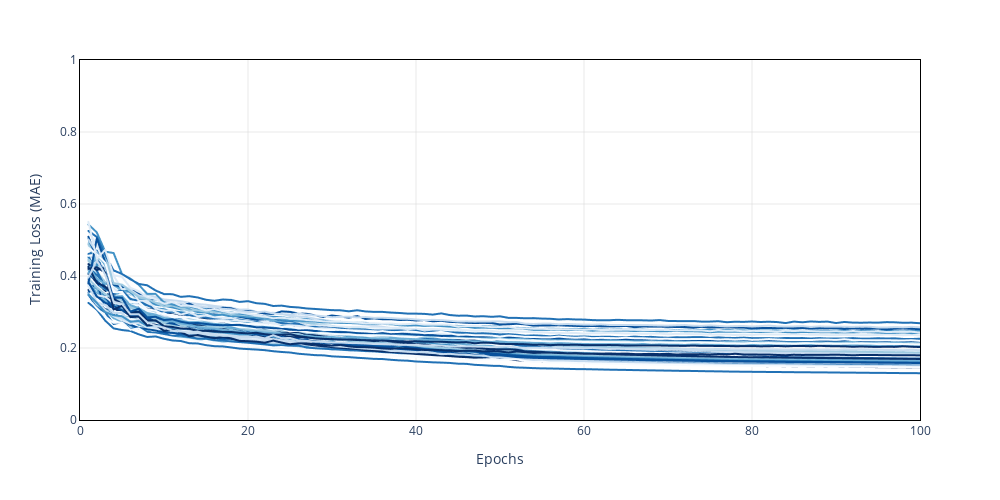

The notebook cell this image was saved under:
### Code cell
# Plot the losses over the training.
# (To see, if the models are trained stable.)
#
importlib.reload(utils)

plot_only_single_config = True
plotted_config =     Config_of_one_run(ModelSize.MEDIUM, DoPretraining.YES, DoTransferLearning.YES, Aggregation_Count._50_HOUSEHOLDS, NrOfComunities._20, 
            TrainingHistory._12_MONTH, TestSize._3_MONTH, TrainingFuture._0_MONTH, DevSize._2_MONTH, UsedModels.ALL, Epochs.DEFAULT)


utils.Evaluate_Models.plot_training_losses_over_epochs('scripts/outputs/all_train_histories.pkl',
                                                       plot_only_single_config,
                                                       plotted_config
                                                       )
